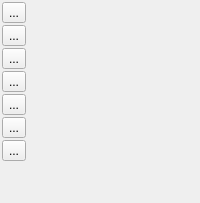
              <widget class="QFrame" name="frmPayToolbar">
               <property name="minimumSize">
                <size>
                 <width>30</width>
                 <height>0</height>
                </size>
               </property>
               <property name="frameShape">
                <enum>QFrame::NoFrame</enum>
               </property>
               <property name="frameShadow">
                <enum>QFrame::Plain</enum>
               </property>
               <property name="lineWidth">
                <number>3</number>
               </property>
               <layout class="QVBoxLayout" name="verticalLayout_14">
                <property name="spacing">
                 <number>2</number>
                </property>
                <property name="leftMargin">
                 <number>2</number>
                </property>
                <property name="topMargin">
                 <number>2</number>
                </property>
                <property name="rightMargin">
                 <number>2</number>
                </property>
                <property name="bottomMargin">
                 <number>2</number>
                </property>
                <item>
                 <widget class="QToolButton" name="btnPayInfoEdit">
                  <property name="minimumSize">
                   <size>
                    <width>0</width>
                    <height>0</height>
                   </size>
                  </property>
                  <property name="toolTip">
                   <string>Edit currently selected payment record</string>
                  </property>
                  <property name="text">
                   <string>...</string>
                  </property>
                  <property name="icon">
                   <iconset resource="resources.qrc">
                    <normaloff>:/resources/browse-controls/edit.png</normaloff>:/resources/browse-controls/edit.png</iconset>
                  </property>
                 </widget>
                </item>
                <item>
                 <widget class="QToolButton" name="btnPayInfoDel">
                  <property name="minimumSize">
                   <size>
                    <width>0</width>
                    <height>0</height>
                   </size>
                  </property>
                  <property name="toolTip">
                   <string>Remove current payment day</string>
                  </property>
                  <property name="text">
                   <string>...</string>
                  </property>
                  <property name="icon">
                   <iconset resource="resources.qrc">
                    <normaloff>:/resources/browse-controls/remove.png</normaloff>:/resources/browse-controls/remove.png</iconset>
                  </property>
                 </widget>
                </item>
                <item>
                 <widget class="QToolButton" name="btnPayInfoSave">
                  <property name="minimumSize">
                   <size>
                    <width>0</width>
                    <height>0</height>
                   </size>
                  </property>
                  <property name="toolTip">
                   <string>Save payment record</string>
                  </property>
                  <property name="text">
                   <string>...</string>
                  </property>
                  <property name="icon">
                   <iconset theme="document-save">
                    <normaloff>.</normaloff>.</iconset>
                  </property>
                 </widget>
                </item>
                <item>
                 <widget class="QToolButton" name="btnPayInfoCancel">
                  <property name="minimumSize">
                   <size>
                    <width>0</width>
                    <height>0</height>
                   </size>
                  </property>
                  <property name="toolTip">
                   <string>Cancel current payment operation</string>
                  </property>
                  <property name="text">
                   <string>...</string>
                  </property>
                  <property name="icon">
                   <iconset resource="resources.qrc">
                    <normaloff>:/resources/cancel.png</normaloff>:/resources/cancel.png</iconset>
                  </property>
                 </widget>
                </item>
                <item>
                 <widget class="QToolButton" name="btnPayPayReceipt">
                  <property name="minimumSize">
                   <size>
                    <width>0</width>
                    <height>0</height>
                   </size>
                  </property>
                  <property name="toolTip">
                   <string>Generate a Payment Stub for the current viewing payment</string>
                  </property>
                  <property name="text">
                   <string>...</string>
                  </property>
                  <property name="icon">
                   <iconset resource="resources.qrc">
                    <normaloff>:/resources/generate_paystub.png</normaloff>:/resources/generate_paystub.png</iconset>
                  </property>
                 </widget>
                </item>
                <item>
                 <widget class="QToolButton" name="btnPayPaymentsReportOnlyUnPaid">
                  <property name="minimumSize">
                   <size>
                    <width>0</width>
                    <height>0</height>
                   </size>
                  </property>
                  <property name="toolTip">
                   <string>&lt;html&gt;&lt;head/&gt;&lt;body&gt;&lt;p&gt;Generate a simple Payments Report for all this client's payments, including only unpaid payments&lt;/p&gt;&lt;/body&gt;&lt;/html&gt;</string>
                  </property>
                  <property name="text">
                   <string>...</string>
                  </property>
                  <property name="icon">
                   <iconset resource="resources.qrc">
                    <normaloff>:/resources/generate_report_unpaid.png</normaloff>:/resources/generate_report_unpaid.png</iconset>
                  </property>
                 </widget>
                </item>
                <item>
                 <widget class="QToolButton" name="btnPayPaymentsReport">
                  <property name="minimumSize">
                   <size>
                    <width>0</width>
                    <height>0</height>
                   </size>
                  </property>
                  <property name="toolTip">
                   <string>&lt;html&gt;&lt;head/&gt;&lt;body&gt;&lt;p&gt;Generate a complete Payments Report for all this client's payments, both paid and unpaid&lt;/p&gt;&lt;/body&gt;&lt;/html&gt;</string>
                  </property>
                  <property name="text">
                   <string>...</string>
                  </property>
                  <property name="icon">
                   <iconset resource="resources.qrc">
                    <normaloff>:/resources/generate_report.png</normaloff>:/resources/generate_report.png</iconset>
                  </property>
                 </widget>
                </item>
                <item>
                 <spacer name="verticalSpacer_2">
                  <property name="orientation">
                   <enum>Qt::Vertical</enum>
                  </property>
                  <property name="sizeHint" stdset="0">
                   <size>
                    <width>20</width>
                    <height>40</height>
                   </size>
                  </property>
                 </spacer>
                </item>
               </layout>
              </widget>
